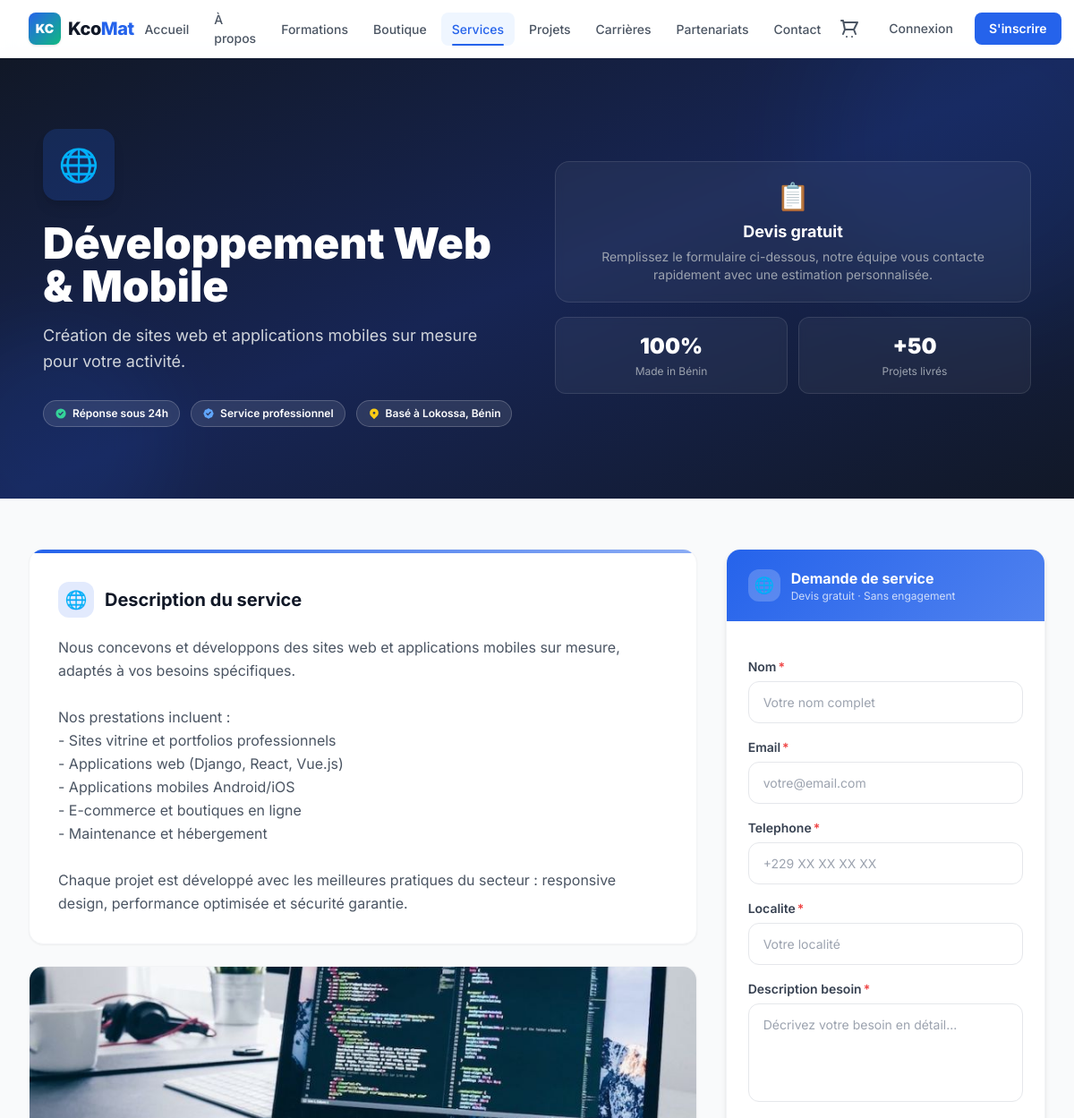
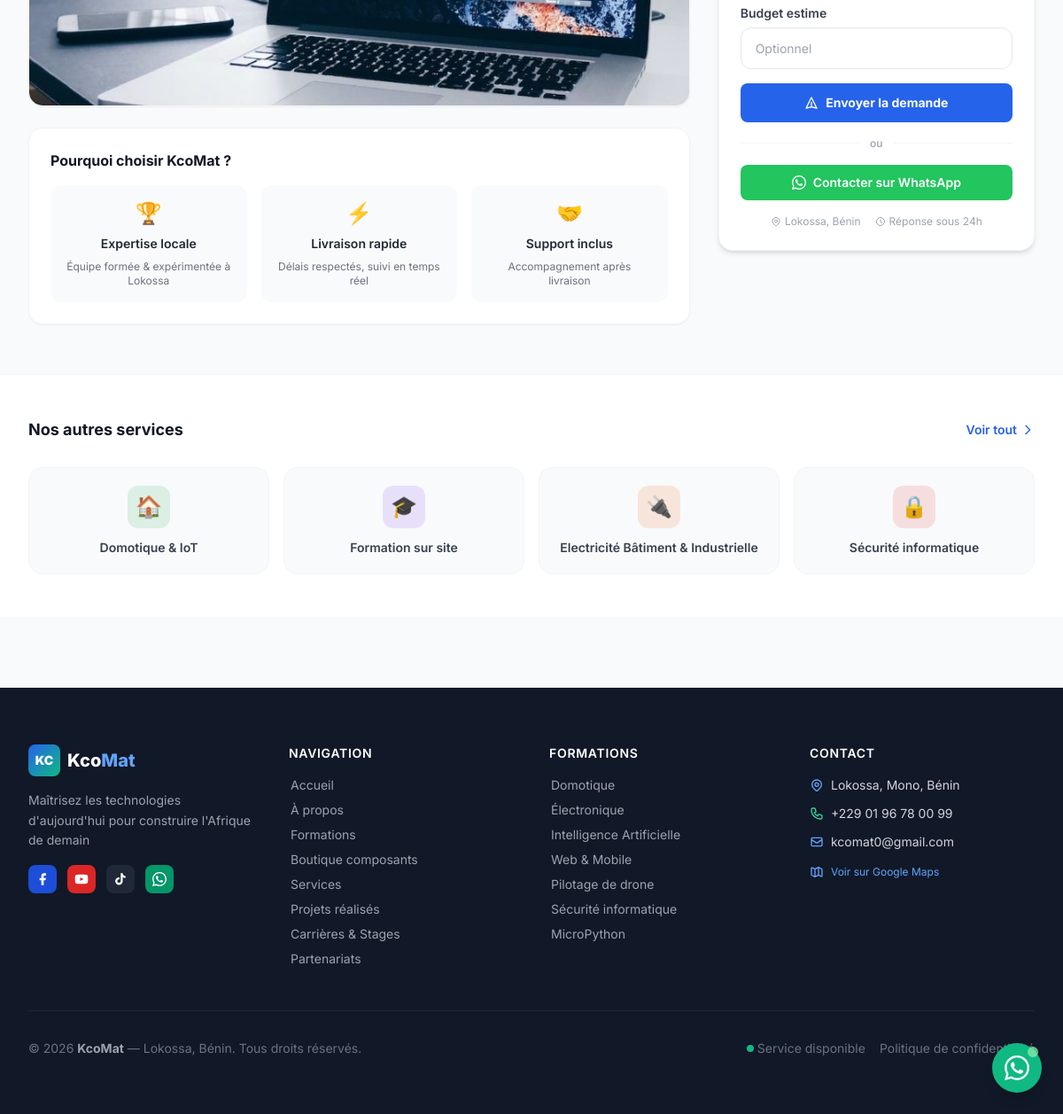
/services/developpement-web-mobile/, run on the app's committed database (2 pictures, top to bottom).
### services/models.py (models this page shows, shortened)
class Service(models.Model):
    titre = models.CharField(max_length=200)
    slug = models.SlugField(unique=True, blank=True)
    description_courte = models.CharField(max_length=300)
    description = models.TextField()
    icone = models.CharField(max_length=50, default='bolt', help_text="Nom icône HeroIcons")
    image = models.ImageField(upload_to='services/', blank=True, null=True)
    couleur = models.CharField(max_length=30, default='blue')
    ordre = models.PositiveSmallIntegerField(default=0)
    actif = models.BooleanField(default=True)
    class Meta:
        ordering = ['ordre']
        verbose_name = "Service"

### services/views.py (the view)
# urls.py: path('<slug:slug>/', views.detail_service, name='detail'),
def detail_service(request, slug):
    service = get_object_or_404(Service, slug=slug, actif=True)
    autres_services = Service.objects.filter(actif=True).exclude(slug=slug).order_by('ordre')[:4]
    form = DemandeServiceForm(request.POST or None, initial={'service': service})
    if request.method == 'POST' and form.is_valid():
        demande = form.save(commit=False)
        demande.service = service
        demande.save()
        messages.success(request, "✅ Votre demande a été envoyée ! Nous vous contacterons rapidement.")
        return redirect('services:detail', slug=service.slug)
    ctx = {'service': service, 'form': form, 'title': service.titre, 'autres_services': autres_services}
    return render(request, 'services/detail.html', ctx)

### services/forms.py
class DemandeServiceForm(forms.ModelForm):
    class Meta:
        model = DemandeService
        fields = ['nom', 'email', 'telephone', 'localite', 'description_besoin', 'budget_estime']
        widgets = {
            'nom': forms.TextInput(attrs={'placeholder': 'Votre nom complet', 'class': 'form-input'}),
            'email': forms.EmailInput(attrs={'placeholder': 'votre@email.com', 'class': 'form-input'}),
            'telephone': forms.TextInput(attrs={'placeholder': '+229 XX XX XX XX', 'class': 'form-input'}),
            'localite': forms.TextInput(attrs={'placeholder': 'Votre localité', 'class': 'form-input'}),
            'description_besoin': forms.Textarea(attrs={
                'placeholder': 'Décrivez votre besoin en détail...',
                'rows': 4,
                'class': 'form-textarea',
            }),
            'budget_estime': forms.TextInput(attrs={'placeholder': 'Optionnel', 'class': 'form-input'}),
        }

### boutique/context_processors.py (called while the page is built)
def cart_context(request):
    count = 0
    try:
        if request.user.is_authenticated:
            panier = Panier.objects.filter(utilisateur=request.user).first()
        else:
            session_key = request.session.session_key
            if session_key:
                panier = Panier.objects.filter(session_key=session_key).first()
            else:
                panier = None
        if panier:
            count = panier.nombre_articles()
    except Exception:
        pass
    return {'cart_count': count}

### core/context_processors.py (called while the page is built)
def site_context(request):
    return {
        'KCOMAT': settings.KCOMAT_INFO,
        'FEDAPAY_PUBLIC_KEY': settings.FEDAPAY_PUBLIC_KEY,
    }

### templates/services/detail.html (shortened to what this page needs)
{% extends 'base.html' %}
{% block content %}
<section class="page-hero relative overflow-hidden">
    <div class="absolute inset-0 pointer-events-none overflow-hidden">
        <div id="hero-blob" class="absolute -top-24 -right-24 w-96 h-96 rounded-full opacity-10 blur-3xl"></div>
        <div id="hero-blob2" class="absolute -bottom-16 -left-16 w-64 h-64 rounded-full opacity-10 blur-2xl"></div>
    </div>
    <div class="max-w-7xl mx-auto px-4 sm:px-6 lg:px-8 relative z-10">
        <div class="grid grid-cols-1 lg:grid-cols-2 gap-10 items-center">
            <div>
                <div id="hero-icon-wrap" class="w-20 h-20 rounded-2xl flex items-center justify-center text-4xl mb-6 shadow-lg">
                    {{ service.icone }}
                </div>
                <h1 class="text-3xl md:text-5xl font-black text-white mb-4 leading-tight">{{ service.titre }}</h1>
                <p class="text-gray-300 text-lg leading-relaxed max-w-lg">{{ service.description_courte }}</p>
                <div class="flex flex-wrap gap-3 mt-7">
                    <span class="flex items-center gap-1.5 bg-white/10 border border-white/20 text-white text-xs font-semibold px-3 py-1.5 rounded-full backdrop-blur-sm">
                        <svg class="w-3.5 h-3.5 text-green-400" fill="currentColor" viewBox="0 0 20 20"><path fill-rule="evenodd" d="M10 18a8 8 0 100-16 8 8 0 000 16zm3.707-9.293a1 1 0 00-1.414-1.414L9 10.586 7.707 9.293a1 1 0 00-1.414 1.414l2 2a1 1 0 001.414 0l4-4z" clip-rule="evenodd"/></svg>
                        Réponse sous 24h
                    </span>
                    <span class="flex items-center gap-1.5 bg-white/10 border border-white/20 text-white text-xs font-semibold px-3 py-1.5 rounded-full backdrop-blur-sm">
                        Service professionnel
                    </span>
                    <span class="flex items-center gap-1.5 bg-white/10 border border-white/20 text-white text-xs font-semibold px-3 py-1.5 rounded-full backdrop-blur-sm">
                        <svg class="w-3.5 h-3.5 text-yellow-400" fill="currentColor" viewBox="0 0 20 20"><path fill-rule="evenodd" d="M5.05 4.05a7 7 0 119.9 9.9L10 18.9l-4.95-4.95a7 7 0 010-9.9zM10 11a2 2 0 100-4 2 2 0 000 4z" clip-rule="evenodd"/></svg>
                        Basé à Lokossa, Bénin
                    </span>
                </div>
            </div>
            <div class="hidden lg:flex flex-col gap-4">
                <div class="bg-white/5 border border-white/10 rounded-2xl p-5 backdrop-blur-sm text-center">
                    <div class="text-3xl mb-2">📋</div>
                    <div class="text-white font-bold text-lg">Devis gratuit</div>
                    <div class="text-gray-400 text-sm mt-1">Remplissez le formulaire ci-dessous, notre équipe vous contacte rapidement avec une estimation personnalisée.</div>
                </div>
                <div class="grid grid-cols-2 gap-3">
                    <div class="bg-white/5 border border-white/10 rounded-xl p-4 backdrop-blur-sm text-center">
                        <div class="text-2xl font-black text-white">100%</div>
                        <div class="text-gray-400 text-xs mt-1">Made in Bénin</div>
                    </div>
                    <div class="bg-white/5 border border-white/10 rounded-xl p-4 backdrop-blur-sm text-center">
                        <div class="text-2xl font-black text-white">+50</div>
                        <div class="text-gray-400 text-xs mt-1">Projets livrés</div>
                    </div>
                </div>
            </div>
        </div>
    </div>
</section>
<section class="py-14 bg-gray-50">
    <div class="max-w-7xl mx-auto px-4 sm:px-6 lg:px-8">
        <div class="grid grid-cols-1 lg:grid-cols-3 gap-8 items-start">
            <div class="lg:col-span-2 space-y-6">
                <div class="bg-white rounded-2xl shadow-sm border border-gray-100 overflow-hidden">
                    <div id="desc-bar" class="h-1 w-full"></div>
                    <div class="p-8">
                        <div class="flex items-center gap-3 mb-5">
                            <div id="desc-icon" class="w-10 h-10 rounded-xl flex items-center justify-center text-xl">{{ service.icone }}</div>
                            <h2 class="text-xl font-bold text-gray-900">Description du service</h2>
                        </div>
                        <div class="prose prose-gray max-w-none text-gray-600 leading-relaxed">
                            {{ service.description|linebreaksbr }}
                        </div>
                    </div>
                </div>
                {% if service.image %}
                <div class="bg-white rounded-2xl shadow-sm border border-gray-100 overflow-hidden group">
                    <div class="relative overflow-hidden">
                        <img src="{{ service.image.url }}" alt="{{ service.titre }}"
                             class="w-full h-72 object-cover transition-transform duration-500 group-hover:scale-105" />
                    </div>
                </div>
                {% endif %}
                <div class="bg-white rounded-2xl shadow-sm border border-gray-100 p-6">
                    <h3 class="font-bold text-gray-900 mb-4">Pourquoi choisir KcoMat ?</h3>
                    <div class="grid grid-cols-1 sm:grid-cols-3 gap-4">
                        <div class="flex flex-col items-center text-center gap-2 p-4 bg-gray-50 rounded-xl">
                            <span class="text-2xl">🏆</span>
                            <div class="font-semibold text-gray-800 text-sm">Expertise locale</div>
                            <div class="text-gray-500 text-xs">Équipe formée & expérimentée à Lokossa</div>
                        </div>
                        <div class="flex flex-col items-center text-center gap-2 p-4 bg-gray-50 rounded-xl">
                            <span class="text-2xl">⚡</span>
                            <div class="font-semibold text-gray-800 text-sm">Livraison rapide</div>
                            <div class="text-gray-500 text-xs">Délais respectés, suivi en temps réel</div>
                        </div>
                        <div class="flex flex-col items-center text-center gap-2 p-4 bg-gray-50 rounded-xl">
                            <span class="text-2xl">🤝</span>
                            <div class="font-semibold text-gray-800 text-sm">Support inclus</div>
                            <div class="text-gray-500 text-xs">Accompagnement après livraison</div>
                        </div>
                    </div>
                </div>
            </div>
            <div class="lg:col-span-1">
                <div class="sticky top-24 rounded-2xl shadow-md border border-gray-100 overflow-hidden bg-white">
                    <div id="form-header" class="px-6 py-5 text-white">
                        <div class="flex items-center gap-3">
                            <div class="w-9 h-9 bg-white/20 rounded-xl flex items-center justify-center text-lg">{{ service.icone }}</div>
                            <div>
                                <div class="font-bold text-base">Demande de service</div>
                                <div class="text-white/75 text-xs">Devis gratuit · Sans engagement</div>
                            </div>
                        </div>
                    </div>
                    <div class="p-6">
                        <form method="post" class="space-y-4">
                            {% for field in form %}
                            <div>
                                <label class="form-label">
                                    {{ field.label }}{% if field.field.required %}<span class="text-red-500 ml-0.5">*</span>{% endif %}
                                </label>
                                {{ field }}
                            </div>
                            {% endfor %}
                            <button id="submit-btn" type="submit" class="btn-primary w-full py-3 font-bold text-sm mt-2">
                                <svg class="w-4 h-4" fill="none" stroke="currentColor" viewBox="0 0 24 24"><path stroke-linecap="round" stroke-linejoin="round" stroke-width="2" d="M12 19l9 2-9-18-9 18 9-2zm0 0v-8"/></svg>
                                Envoyer la demande
                            </button>
                        </form>
                        <div class="flex items-center gap-3 my-4">
                            <div class="flex-1 h-px bg-gray-100"></div>
                            <span class="text-xs text-gray-400 font-medium">ou</span>
                            <div class="flex-1 h-px bg-gray-100"></div>
                        </div>
                        <a href="https://wa.me/{{ KCOMAT.whatsapp }}" target="_blank"
                            class="btn-green w-full py-2.5 text-sm font-semibold">
                            Contacter sur WhatsApp
                        </a>
                        <div class="mt-4 flex items-center justify-center gap-4 text-xs text-gray-400">
                            <span class="flex items-center gap-1">
                                Lokossa, Bénin
                            </span>
                            <span class="flex items-center gap-1">
                                <svg class="w-3 h-3" fill="none" stroke="currentColor" viewBox="0 0 24 24"><path stroke-linecap="round" stroke-linejoin="round" stroke-width="2" d="M12 8v4l3 3m6-3a9 9 0 11-18 0 9 9 0 0118 0z"/></svg>
                                Réponse sous 24h
                            </span>
                        </div>
                    </div>
                </div>
            </div>
        </div>
    </div>
</section>
{% if autres_services %}
<section class="py-12 bg-white border-t border-gray-100">
    <div class="max-w-7xl mx-auto px-4 sm:px-6 lg:px-8">
        <div class="flex items-center justify-between mb-7">
            <h2 class="text-lg font-bold text-gray-900">Nos autres services</h2>
            <a href="{% url 'services:liste' %}" class="text-blue-600 hover:text-blue-700 text-sm font-semibold flex items-center gap-1 transition-colors">
                Voir tout
                <svg class="w-4 h-4" fill="none" stroke="currentColor" viewBox="0 0 24 24"><path stroke-linecap="round" stroke-linejoin="round" stroke-width="2" d="M9 5l7 7-7 7"/></svg>
            </a>
        </div>
        <div class="grid grid-cols-2 md:grid-cols-4 gap-4">
            {% for s in autres_services %}
            <a href="{% url 'services:detail' s.slug %}"
               class="group flex flex-col items-center text-center gap-3 p-5 bg-gray-50 hover:bg-white rounded-2xl border border-gray-100 hover:border-blue-100 hover:shadow-md transition-all duration-200">
                <div class="other-icon w-12 h-12 rounded-xl flex items-center justify-center text-2xl transition-transform duration-200 group-hover:scale-110" data-color="{{ s.couleur }}">{{ s.icone }}</div>
                <div class="text-sm font-semibold text-gray-700 group-hover:text-blue-700 leading-snug transition-colors">{{ s.titre }}</div>
            </a>
            {% endfor %}
        </div>
    </div>
</section>
{% endif %}
{% endblock %}

### static/css/kcomat.css (style rules this page uses)
:root { --color-primary: #0A84FF; --color-primary-dark: #0066CC; --color-green: #10B981; --color-green-dark: #059669; --color-bg: #F8FAFC; --shadow-card: 0 4px 6px -1px rgba(0, 0, 0, 0.07), 0 2px 4px -2px rgba(0, 0, 0, 0.05); --shadow-card-hover: 0 20px 40px -10px rgba(10, 132, 255, 0.15), 0 8px 16px -4px rgba(0, 0, 0, 0.1); }
* { box-sizing: border-box; }
body { font-family: 'Inter', 'Poppins', sans-serif; background-color: var(--color-bg); }
.btn-primary { display: inline-flex; align-items: center; justify-content: center; gap: 0.5rem; background-color: #2563eb; color: #ffffff; font-weight: 600; border-radius: 0.5rem; transition: all 0.2s cubic-bezier(0.4, 0, 0.2, 1); text-decoration: none; border: none; cursor: pointer; }
.btn-green { display: inline-flex; align-items: center; justify-content: center; gap: 0.5rem; background-color: #22c55e; color: #ffffff; font-weight: 600; border-radius: 0.5rem; transition: all 0.2s cubic-bezier(0.4, 0, 0.2, 1); text-decoration: none; border: none; cursor: pointer; }
.form-input { width: 100%; padding: 0.75rem 1rem; background-color: #ffffff; border: 1px solid #e5e7eb; border-radius: 0.75rem; font-size: 0.875rem; color: #111827; transition: all 0.2s cubic-bezier(0.4, 0, 0.2, 1); }
.form-input::placeholder { color: #9ca3af; }
.form-textarea { width: 100%; padding: 0.75rem 1rem; background-color: #ffffff; border: 1px solid #e5e7eb; border-radius: 0.75rem; font-size: 0.875rem; color: #111827; resize: none; transition: all 0.2s cubic-bezier(0.4, 0, 0.2, 1); }
.form-textarea::placeholder { color: #9ca3af; }
.form-label { display: block; font-size: 0.875rem; font-weight: 600; color: #374151; margin-bottom: 0.375rem; }
.page-hero { background: linear-gradient(to bottom right, #111827, #172554, #111827); color: #ffffff; padding-top: 5rem; padding-bottom: 5rem; padding-left: 1rem; padding-right: 1rem; }

### data on the page
Service: icone "🌐", titre "Développement Web & Mobile", description_courte "Création de sites web et applications mobiles sur mesure pour votre activité.", description "Nous concevons et développons des sites web et applications mobiles sur mesure, adaptés à vos besoins spécifiques. Nos prestations incluent : - Sites vitrine et portfolios professionnels - Applications web (Django, React, Vue.js) - Applications mobiles Android/iOS - E-commerce et boutiques en ligne - Maintenance et hébergement Chaque projet est développé avec les meilleures pratiques du secteur : responsive design, performance optimisée et sécurité garantie.", image (picture)
Service: icone "🏠", titre "Domotique & IoT"
Service: icone "🎓", titre "Formation sur site"
Service: icone "🔌", titre "Electricité Bâtiment & Industrielle"
Service: icone "🔒", titre "Sécurité informatique"

### other printed values
{{ field.label }} "Nom" "Email" "Telephone" "Localite" "Description besoin" "Budget estime"
{{ KCOMAT.slogan }} "Maîtrisez les technologies d'aujourd'hui pour construire l'Afrique de demain"
{{ KCOMAT.address }} "Lokossa, Mono, Bénin"
{{ KCOMAT.phone }} "+229 01 96 78 00 99"
{{ KCOMAT.email }} "kcomat0@gmail.com"
